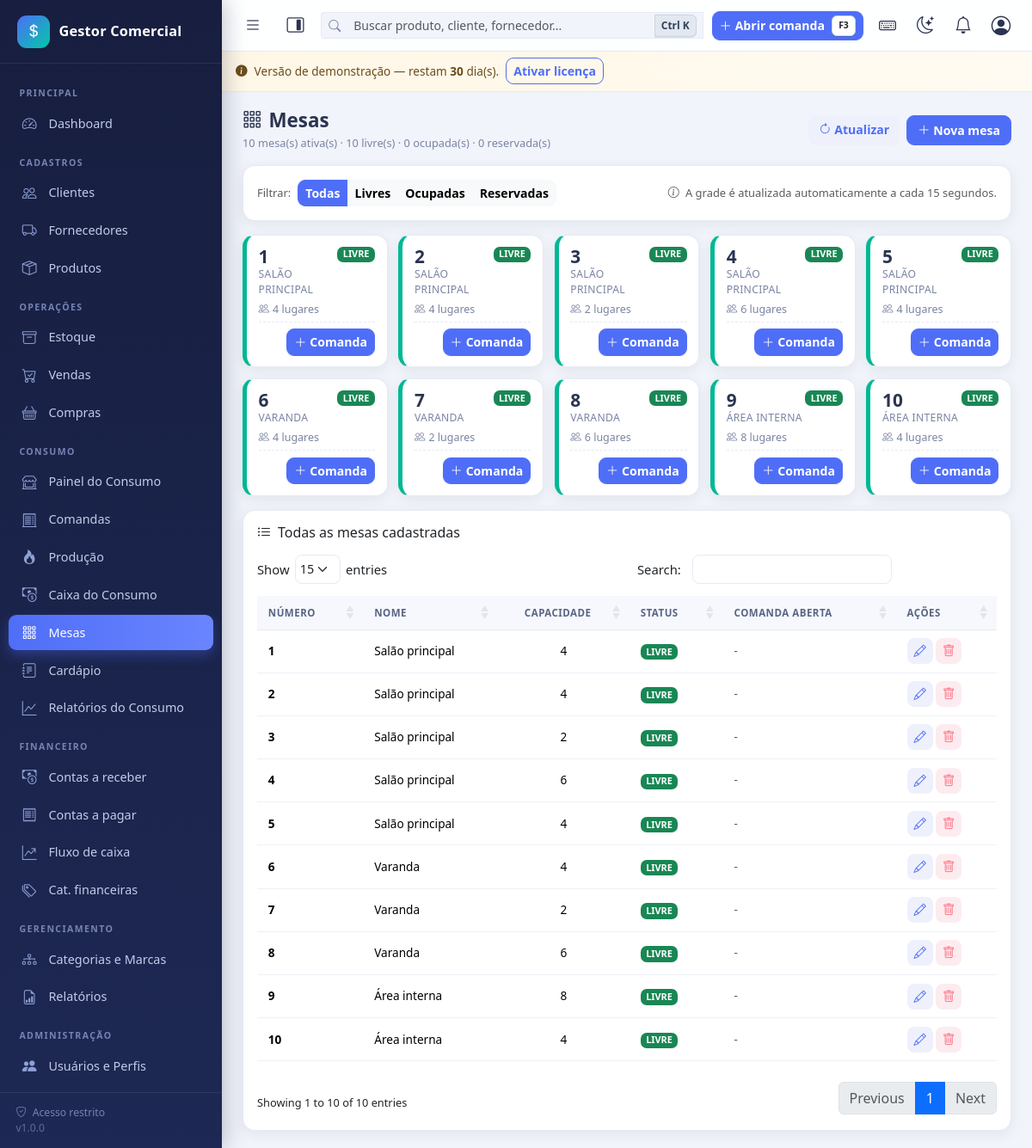
/consumo/mesas/index.php (signed in), run on the app's committed database.
### tables this page shows
CREATE TABLE IF NOT EXISTS `mesas` (
  `id` int(11) NOT NULL AUTO_INCREMENT,
  `numero` smallint(5) unsigned NOT NULL,
  `nome` varchar(40) DEFAULT NULL,
  `capacidade` smallint(5) unsigned NOT NULL DEFAULT 4,
  `status` enum('LIVRE','OCUPADA','RESERVADA') NOT NULL DEFAULT 'LIVRE',
  `ativo` tinyint(1) NOT NULL DEFAULT 1,
  `criado_em` datetime NOT NULL DEFAULT current_timestamp(),
  PRIMARY KEY (`id`),
  UNIQUE KEY `uk_mesas_numero` (`numero`),
  KEY `ix_mesas_status` (`status`, `ativo`)
);

### config/auth.php (called while the page is built, shortened)
<?php
function usuario_atual(): ?array
{
    static $usuario = null;
    static $carregado = false;
    if ($carregado) {
        return $usuario;
    }
    $carregado = true;
    try {
        $stmt = db()->prepare('SELECT * FROM usuarios WHERE id = ? LIMIT 1');
        $stmt->execute([(int)$_SESSION['user_id']]);
        $linha = $stmt->fetch();
        $usuario = $linha;
    } catch (Throwable $e) {
        erro_banco($e, 'usuario_atual');
    }
    return $usuario;
}
function exigir_login(): void
{
    if (!usuario_atual()) {
        if (is_ajax()) {
            json_resposta(false, 'Sessão expirada. Faça login novamente.', null, 401);
        }
        flash('warning', 'Faça login para acessar o sistema.');
        redirecionar('login/index.php');
    }
}
function permissao_carregadas(): array
{
    $usuario = usuario_atual();
    $permitidas = [];
    try {
        $chaves = [];
        if ((int)$usuario['is_admin'] === 1) {
            $stmt = db()->query('SELECT chave FROM permissoes');
            foreach ($stmt->fetchAll() as $l) {
                $chaves[] = $l['chave'];
            }
            return $permitidas = array_flip($chaves);
        }
        $permitidas = array_flip(array_unique($chaves));
    } catch (Throwable $e) {
        erro_banco($e, 'permissao_carregadas');
    }
    return $permitidas;
}
function tem_permissao(string $chave): bool
{
    $usuario = usuario_atual();
    if ((int)$usuario['is_admin'] === 1) {
        return true;
    }
    return array_key_exists($chave, permissao_carregadas());
}

### config/database.php (called while the page is built, shortened)
<?php
function db(): PDO
{
    static $pdo = null;
    if ($pdo === null) {
        $dsn = 'mysql:host=' . DB_HOST . ';dbname=' . DB_NAME . ';charset=' . DB_CHARSET;
        try {
            $pdo = new PDO($dsn, DB_USER, DB_PASS, [
                PDO::ATTR_ERRMODE            => PDO::ERRMODE_EXCEPTION,
                PDO::ATTR_DEFAULT_FETCH_MODE => PDO::FETCH_ASSOC,
                PDO::ATTR_EMULATE_PREPARES   => false,
            ]);
        } catch (PDOException $e) {
            error_log('[BANCO] Falha de conexão: ' . $e->getMessage());
            http_response_code(500);
            if (defined('DEV_MODE') && DEV_MODE) {
                exit('Falha na conexão com o banco de dados. Verifique se o MySQL/MariaDB está ativo e se os dados em config/config.php estão corretos.');
            }
            exit('Serviço temporariamente indisponível.');
        }
    }
    return $pdo;
}

### consumo/mesas/index.php (the view, shortened to what this page needs)
<?php
exigir_login();
$pdo = db();
$statusFiltro = (string)($_GET['status'] ?? 'todos');
$sql = "SELECT m.*,
               c.id AS comanda_id, c.numero AS comanda_numero, c.total AS comanda_total,
               c.data_abertura AS comanda_abertura, c.status AS comanda_status,
               c.status_pagamento, g.nome AS garcom_nome
          FROM mesas m
          LEFT JOIN comandas c ON c.mesa_id = m.id AND c.status = 'ABERTA'
          LEFT JOIN usuarios g ON g.id = c.garcom_id
         WHERE 1=1";
$params = [];
$sql .= ' ORDER BY m.numero';
$stmt = $pdo->prepare($sql);
$stmt->execute($params);
$mesas = $stmt->fetchAll();
$resumo = $pdo->query(
    "SELECT m.status, COUNT(*) AS total
       FROM mesas m WHERE m.ativo = 1 GROUP BY m.status"
)->fetchAll();
$contagem = ['LIVRE' => 0, 'OCUPADA' => 0, 'RESERVADA' => 0];
foreach ($resumo as $linha) {
    if (isset($contagem[$linha['status']])) {
        $contagem[$linha['status']] = (int)$linha['total'];
    }
}
$totalAtivas = array_sum($contagem);
include INC . 'header.php';
?>
<div class="page-header">
    <div>
        <h1><i class="bi bi-grid-3x3-gap me-2"></i>Mesas</h1>
        <span class="subtitulo">
            <?= $totalAtivas ?> mesa(s) ativa(s) &middot;
            <?= $contagem['LIVRE'] ?> livre(s) &middot;
            <?= $contagem['OCUPADA'] ?> ocupada(s) &middot;
            <?= $contagem['RESERVADA'] ?> reservada(s)
        </span>
    </div>
    <div class="d-flex gap-2">
        <a href="<?= url('consumo/mesas/index.php') ?>" class="btn btn-soft" data-atualizar>
            <i class="bi bi-arrow-clockwise me-1"></i>Atualizar
        </a>
        <?php if (tem_permissao('mesas_editar')): ?>
        <a href="<?= url('consumo/mesas/form.php') ?>" class="btn btn-primary">
            <i class="bi bi-plus-lg me-1"></i>Nova mesa
        </a>
        <?php endif; ?>
    </div>
</div>
<div class="card mb-3">
    <div class="card-body d-flex flex-wrap gap-2 align-items-center">
        <label class="small text-muted mb-0">Filtrar:</label>
        <div class="btn-group btn-group-sm">
            <a href="<?= url('consumo/mesas/index.php?status=todos') ?>"
               class="btn <?= $statusFiltro === 'todos' ? 'btn-primary' : 'btn-light' ?>">Todas</a>
            <a href="<?= url('consumo/mesas/index.php?status=LIVRE') ?>"
               class="btn <?= $statusFiltro === 'LIVRE' ? 'btn-primary' : 'btn-light' ?>">Livres</a>
            <a href="<?= url('consumo/mesas/index.php?status=OCUPADA') ?>"
               class="btn <?= $statusFiltro === 'OCUPADA' ? 'btn-primary' : 'btn-light' ?>">Ocupadas</a>
            <a href="<?= url('consumo/mesas/index.php?status=RESERVADA') ?>"
               class="btn <?= $statusFiltro === 'RESERVADA' ? 'btn-primary' : 'btn-light' ?>">Reservadas</a>
        </div>
        <div class="ms-auto small text-muted">
            <i class="bi bi-info-circle me-1"></i>
            A grade é atualizada automaticamente a cada 15 segundos.
        </div>
    </div>
</div>
<div class="mesa-grid" data-mesa-grid data-intervalo="15" data-status="<?= e($statusFiltro) ?>">
    <?php foreach ($mesas as $m): ?>
    <?php
    $destino = $m['comanda_id']
        ? url('consumo/comandas/ver.php?id=' . (int)$m['comanda_id'])
        : url('consumo/mesas/form.php?id=' . (int)$m['id']);
    ?>
    <div class="mesa-card <?= e($m['status']) ?><?= (int)$m['ativo'] === 1 ? '' : ' INATIVA' ?>" data-mesa-id="<?= (int)$m['id'] ?>">
        <div class="d-flex justify-content-between align-items-start">
            <div>
                <div class="mesa-numero"><?= (int)$m['numero'] ?></div>
                <?php if ($m['nome']): ?>
                <div class="mesa-nome"><?= e($m['nome']) ?></div>
                <?php endif; ?>
            </div>
            <?= badge_status((string)$m['status']) ?>
        </div>
        <div class="mesa-meta">
            <span><i class="bi bi-people me-1"></i><?= (int)$m['capacidade'] ?> lugares</span>
        </div>
        <div class="mesa-rodape">
            <span class="valor">
            </span>
            <a href="<?= $destino ?>" class="btn btn-sm <?= $m['comanda_id'] ? 'btn-warning' : 'btn-primary' ?>">
                <?php if ($m['comanda_id']): ?>
                <i class="bi bi-receipt-cutoff me-1"></i>Abrir
                <?php elseif ($m['status'] === 'RESERVADA'): ?>
                <i class="bi bi-pencil me-1"></i>Editar
                <?php else: ?>
                <i class="bi bi-plus-lg me-1"></i>Comanda
                <?php endif; ?>
            </a>
        </div>
    </div>
    <?php endforeach; ?>
</div>
<?php if (tem_permissao('mesas_editar')): ?>
<div class="card mt-3 no-print">
    <div class="card-body">
        <h2 class="h6 mb-3"><i class="bi bi-list-ul me-2"></i>Todas as mesas cadastradas</h2>
        <div class="table-responsive">
            <table class="table table-hover table-geral responsive nowrap" style="width:100%">
                <thead>
                    <tr>
                        <th>Número</th>
                        <th>Nome</th>
                        <th class="text-center">Capacidade</th>
                        <th>Status</th>
                        <th>Comanda aberta</th>
                        <th class="no-print">Ações</th>
                    </tr>
                </thead>
                <tbody>
                <?php foreach ($mesas as $m): ?>
                    <tr>
                        <td class="fw-semibold"><?= (int)$m['numero'] ?></td>
                        <td><?= e($m['nome'] ?: '-') ?></td>
                        <td class="text-center"><?= (int)$m['capacidade'] ?></td>
                        <td>
                            <?= badge_status((string)$m['status']) ?>
                        </td>
                        <td>
                            <?php if ($m['comanda_id']): ?>
                            <a href="<?= url('consumo/comandas/ver.php?id=' . (int)$m['comanda_id']) ?>">
                                <?= e($m['comanda_numero']) ?>
                            </a>
                            <?php else: ?>
                            <span class="text-muted">-</span>
                            <?php endif; ?>
                        </td>
                        <td class="text-nowrap no-print">
                            <a href="<?= url('consumo/mesas/form.php?id=' . (int)$m['id']) ?>"
                               class="acao-btn btn-soft" data-bs-toggle="tooltip" title="Editar">
                                <i class="bi bi-pencil"></i>
                            </a>
                            <?php if (tem_permissao('mesas_excluir') && !$m['comanda_id']): ?>
                            <form action="<?= url('consumo/mesas/salvar.php') ?>" method="post" class="d-inline">
                                <button type="submit" class="acao-btn btn-soft-danger excluir-mesa"
                                        data-bs-toggle="tooltip" title="Excluir">
                                    <i class="bi bi-trash"></i>
                                </button>
                            </form>
                            <?php endif; ?>
                        </td>
                    </tr>
                <?php endforeach; ?>
                </tbody>
            </table>
        </div>
    </div>
</div>
<?php endif; ?>
<?php include INC . 'footer.php'; ?>

### includes/functions.php (shortened to what this page needs)
<?php
function e($valor): string
{
    return htmlspecialchars((string)$valor, ENT_QUOTES, 'UTF-8');
}
function url(string $caminho = ''): string
{
    return BASE_URL . '/' . ltrim($caminho, '/');
}
function badge_status(string $status): string
{
    $classes = [
        'PENDENTE' => 'warning', 'PAGO' => 'success', 'VENCIDO' => 'danger',
        'CANCELADO' => 'secondary', 'CANCELADA' => 'secondary', 'PARCIAL' => 'info',
        'FINALIZADA' => 'success', 'ORCAMENTO' => 'info',
        'FISICA' => 'primary', 'JURIDICA' => 'secondary',
        'ABERTA' => 'primary', 'FECHADA' => 'success',
        'LIVRE' => 'success', 'OCUPADA' => 'warning', 'RESERVADA' => 'info',
        'PREPARANDO' => 'info', 'PRONTO' => 'success', 'ENTREGUE' => 'secondary',
    ];
    $cls = $classes[$status] ?? 'secondary';
    return '<span class="badge bg-' . $cls . ' text-uppercase">' . e($status) . '</span>';
}

### assets/css/app.css (style rules this page uses)
:root { --sidebar-w: 258px; --sidebar-bg: linear-gradient(180deg, #171e3f 0%, #1d2854 100%); --accent: #4f6ef7; --accent-2: #00c9a7; --danger-soft: #ff6b81; --bg: #f1f4fa; --card-bg: #ffffff; --card-radius: 14px; --shadow: 0 4px 16px rgba(23, 30, 63, .07); --shadow-lg: 0 10px 30px rgba(23, 30, 63, .12); --text: #2b3350; --muted: #7a84a3; --border: #e6eaf4; --topbar-bg: rgba(255, 255, 255, .92); }
* { box-sizing: border-box; }
html, body { height: 100%; }
body { font-family: "Segoe UI", system-ui, -apple-system, Roboto, Arial, sans-serif; background: var(--bg); color: var(--text); font-size: .925rem; overflow-x: hidden; }
a { text-decoration: none; }
.page-header { display: flex; flex-wrap: wrap; align-items: center; justify-content: space-between; gap: .6rem; margin-bottom: 1rem; }
.page-header h1 { font-size: 1.25rem; font-weight: 700; margin: 0; }
.page-header .subtitulo { color: var(--muted); font-size: .8rem; }
.card { border: 1px solid var(--border); border-radius: var(--card-radius); box-shadow: var(--shadow); background: #fff; }
.table-geral { width: 100% !important; font-size: .85rem; margin: 0 !important; }
.table-responsive { overflow-x: auto; -webkit-overflow-scrolling: touch; scrollbar-width: thin; }
.table-geral thead th { background: #f6f8fd; color: #5a6585; font-size: .72rem; text-transform: uppercase; letter-spacing: .5px; border-bottom: 1px solid var(--border); white-space: nowrap; padding: .65rem .8rem; }
.table-geral td { vertical-align: middle; padding: .6rem .8rem; border-color: #eef1f8; }
.btn { border-radius: 9px; font-size: .88rem; font-weight: 600; }
.btn-primary { background: var(--accent); border-color: var(--accent); }
.btn-soft { background: #eef1fb; border: 0; color: var(--accent); }
.btn-soft-danger { background: #fdecef; border: 0; color: var(--danger-soft); }
.acao-btn { width: 30px; height: 30px; display: inline-grid; place-items: center; border-radius: 8px; font-size: .9rem; }
.badge { font-size: .68rem; padding: .35em .6em; border-radius: 7px; font-weight: 600; }
@media (min-width: 992px) { .page-header h1 { font-size: 1.4rem; } }

### assets/css/consumo.css (style rules this page uses)
.mesa-grid { display: grid; grid-template-columns: repeat(auto-fill, minmax(150px, 1fr)); gap: .8rem; }
.mesa-card { position: relative; border: 1px solid var(--border); border-left: 5px solid var(--muted); border-radius: var(--card-radius); background: var(--card-bg); box-shadow: var(--shadow); padding: .8rem .85rem; display: flex; flex-direction: column; gap: .3rem; transition: transform .15s ease, box-shadow .15s ease; text-decoration: none; color: inherit; height: 100%; }
.mesa-card.LIVRE { border-left-color: #00b894; }
.mesa-numero { font-size: 1.3rem; font-weight: 700; line-height: 1.1; }
.mesa-nome { font-size: .76rem; color: var(--muted); text-transform: uppercase; letter-spacing: .3px; }
.mesa-meta { font-size: .78rem; color: var(--muted); display: flex; align-items: center; gap: .3rem; flex-wrap: wrap; }
.mesa-rodape { margin-top: auto; padding-top: .45rem; border-top: 1px dashed var(--border); font-size: .78rem; display: flex; align-items: center; justify-content: space-between; gap: .3rem; }
.mesa-rodape .valor { font-weight: 700; color: var(--text); }

### data on the page
mesas: numero "1", nome "SALÃO PRINCIPAL", status "LIVRE", capacidade "4", shows "Comanda", nome "Salão principal"
mesas: numero "2", nome "SALÃO PRINCIPAL", status "LIVRE", capacidade "4", shows "Comanda", nome "Salão principal"
mesas: numero "3", nome "SALÃO PRINCIPAL", status "LIVRE", capacidade "2", shows "Comanda", nome "Salão principal"
mesas: numero "4", nome "SALÃO PRINCIPAL", status "LIVRE", capacidade "6", shows "Comanda", nome "Salão principal"
mesas: numero "5", nome "SALÃO PRINCIPAL", status "LIVRE", capacidade "4", shows "Comanda", nome "Salão principal"
mesas: numero "6", nome "VARANDA", status "LIVRE", capacidade "4", shows "Comanda", nome "Varanda"
mesas: numero "7", nome "VARANDA", status "LIVRE", capacidade "2", shows "Comanda", nome "Varanda"
mesas: numero "8", nome "VARANDA", status "LIVRE", capacidade "6", shows "Comanda", nome "Varanda"
mesas: numero "9", nome "ÁREA INTERNA", status "LIVRE", capacidade "8", shows "Comanda", nome "Área interna"
mesas: numero "10", nome "ÁREA INTERNA", status "LIVRE", capacidade "4", shows "Comanda", nome "Área interna"

### other printed values
$nomeEmpresa "Gestor Comercial"
$rotulo "Clientes"
$rotulo "Fornecedores"
$rotulo "Produtos"
$rotulo "Estoque"
$rotulo "Vendas"
$rotulo "Compras"
rotulo_consumo() "CONSUMO"
$rotulo "Painel do Consumo Comandas Produção Caixa do Consumo Mesas Cardápio Relatórios do Consumo"
$rotulo "Contas a receber"
$rotulo "Contas a pagar"
$rotulo "Fluxo de caixa"
$rotulo "Cat. financeiras"
$rotulo "Usuários e Perfis"
licenca_dias_restantes() "30"
